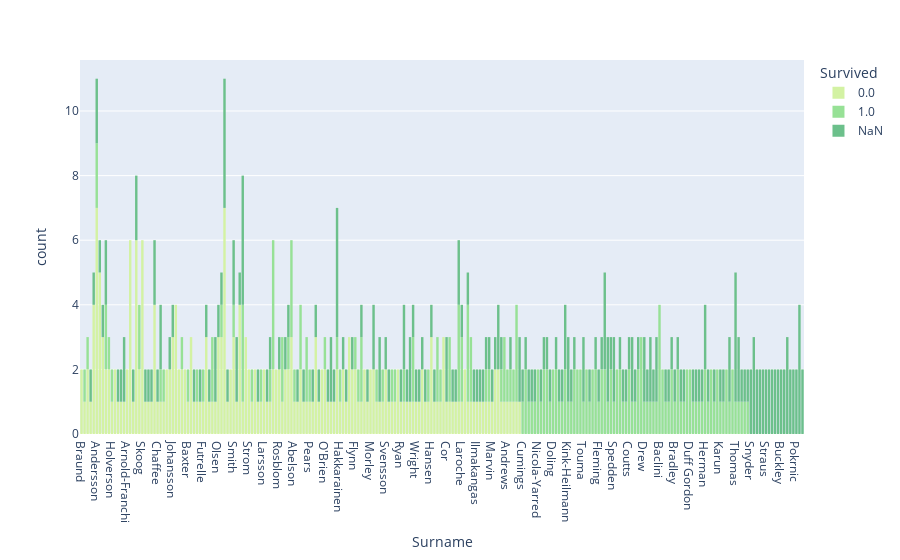

This figure's notebook cell:
### Code cell
dfplt = df.copy(deep=True)
dfplt["Survived"] = dfplt["Survived"].astype(str)
dfplt = dfplt[dfplt["Surname"] != "Other"]
fig = px.histogram(dfplt, x="Surname", color="Survived",
                   color_discrete_sequence=cm)
fig.show()

### Figure 1 — Plotly figure (JSON) as saved in the notebook; plotly's stock layout.template omitted (floating-point values rounded to 4 significant figures; data arrays with more than 128 entries replaced by an {"elided": "..."} marker saying what was removed)
{"data": [{"alignmentgroup": "True", "bingroup": "x", "hovertemplate": "Survived=0.0<br>Surname=%{x}<br>count=%{y}<extra></extra>", "legendgroup": "0.0", "marker": {"color": "rgb(211, 242, 163)", "pattern": {"shape": ""}}, "name": "0.0", "offsetgroup": "0.0", "orientation": "v", "showlegend": true, "type": "histogram", "x": {"elided": "251 str values"}, "xaxis": "x", "yaxis": "y"}, {"alignmentgroup": "True", "bingroup": "x", "hovertemplate": "Survived=1.0<br>Surname=%{x}<br>count=%{y}<extra></extra>", "legendgroup": "1.0", "marker": {"color": "rgb(151, 225, 150)", "pattern": {"shape": ""}}, "name": "1.0", "offsetgroup": "1.0", "orientation": "v", "showlegend": true, "type": "histogram", "x": {"elided": "193 str values"}, "xaxis": "x", "yaxis": "y"}, {"alignmentgroup": "True", "bingroup": "x", "hovertemplate": "Survived=NaN<br>Surname=%{x}<br>count=%{y}<extra></extra>", "legendgroup": "NaN", "marker": {"color": "rgb(108, 192, 139)", "pattern": {"shape": ""}}, "name": "NaN", "offsetgroup": "NaN", "orientation": "v", "showlegend": true, "type": "histogram", "x": {"elided": "228 str values"}, "xaxis": "x", "yaxis": "y"}], "layout": {"barmode": "relative", "legend": {"title": {"text": "Survived"}, "tracegroupgap": 0}, "margin": {"t": 60}, "xaxis": {"anchor": "y", "domain": [0, 1], "title": {"text": "Surname"}}, "yaxis": {"anchor": "x", "domain": [0, 1], "title": {"text": "count"}}}}
